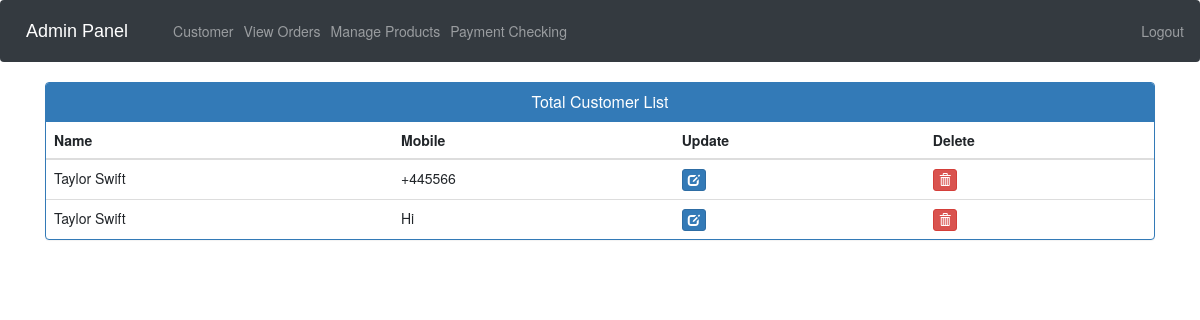
/view-customer (signed in), run on the app's committed database.
### users/models.py (models this page shows, shortened)
class Customer(models.Model):
    user=models.OneToOneField(User,on_delete=models.CASCADE)
    mobile = models.CharField(max_length=20,null=False)
    @property
    def get_name(self):
        return self.user.first_name+" "+self.user.last_name

### users/views.py (the view)
# urls.py: path('view-customer', views.view_customer_view,name='view-customer'),
@login_required(login_url='adminlogin')
def view_customer_view(request):
    customers=models.Customer.objects.all()
    return render(request,'users/view_customer.html',{'customers':customers})

### users/templates/users/view_customer.html (shortened to what this page needs)
{% extends 'users/admin_base.html' %}
{% load static %}
{% block content %}
<head>
  <link href="//netdna.bootstrapcdn.com/bootstrap/3.0.0/css/bootstrap.min.css" rel="stylesheet" id="bootstrap-css">
</head>
<div class="container">
  <div class="panel panel-primary">
    <div class="panel-heading">
      <h6 class="panel-title">Total Customer List</h6>
    </div>
    <table class="table table-hover" id="dev-table">
      <thead>
        <tr>
          <th>Name</th>
          <th>Mobile</th>
          <th>Update</th>
          <th>Delete</th>
        </tr>
      </thead>
      {% for c in customers %}
      <tr>
        <td> {{c.get_name}}</td>
        <td>{{c.mobile}}</td>
        <td><a class="btn btn-primary btn-xs" href="{% url 'update-customer' c.id  %}"><span class="glyphicon glyphicon-edit"></span></a></td>
        <td><a class="btn btn-danger btn-xs" href="{% url 'delete-customer' c.id  %}"><span class="glyphicon glyphicon-trash"></span></a></td>
      </tr>
      {% endfor %}
    </table>
  </div>
</div>
{% endblock content %}

### users/templates/users/admin_base.html (style rules this page uses)
body,h1,h2,h3,h4,h5,h6 { font-family: "Raleway", sans-serif }

### users/templates/users/view_customer.html (style rules this page uses)
a:link { text-decoration: none; }
h6 { text-align: center; }

### data on the page
Customer: get_name "Taylor Swift", mobile "+445566"
Customer: get_name "Taylor Swift", mobile "Hi"
